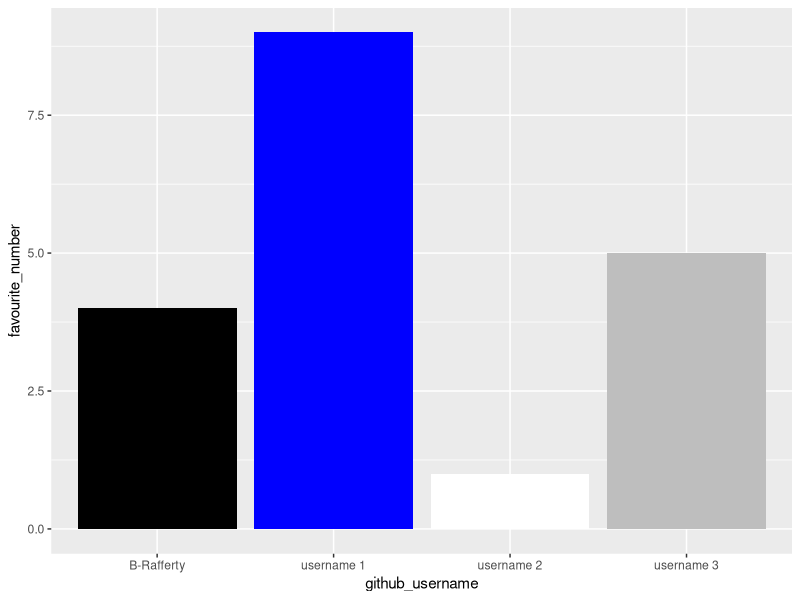
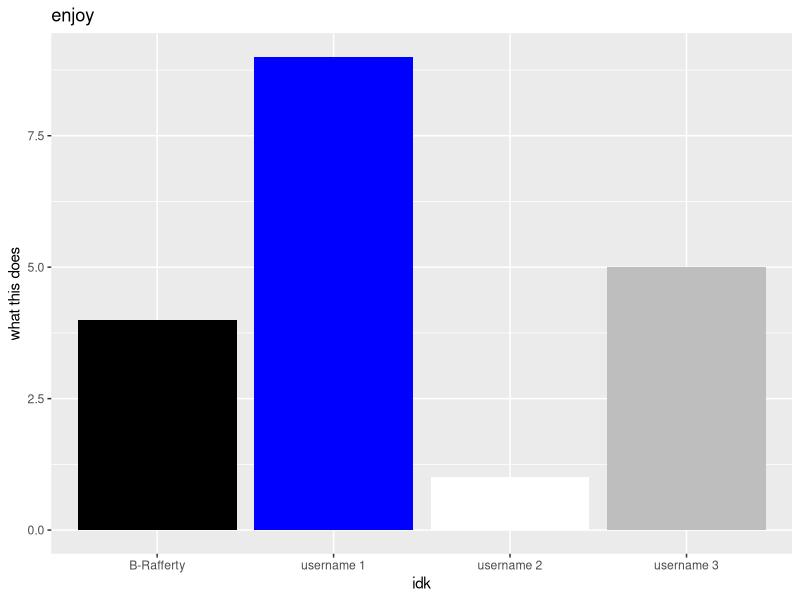
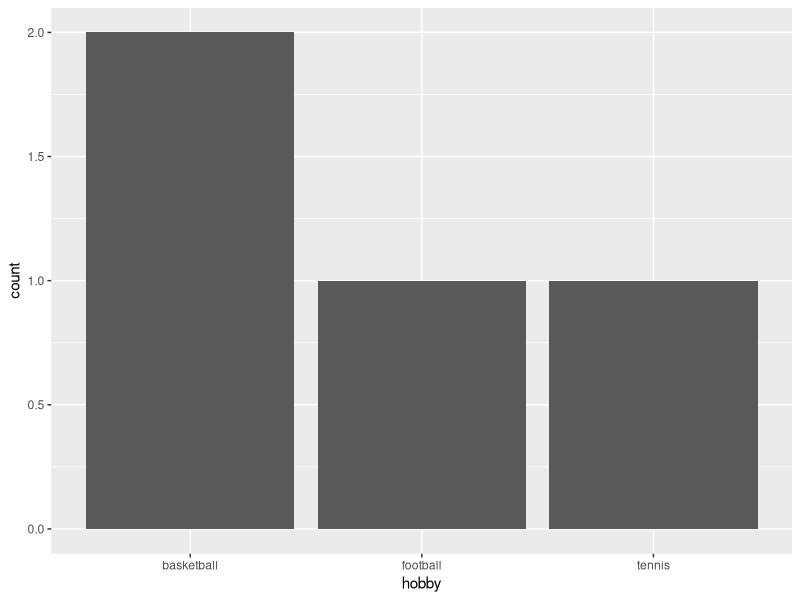

Generate these figures, in order, with R:
## ---- chunk 1
library(tidyverse) 
## ---- chunk 2
team_data <- tibble(
  name = c("Blair", "Mason", "Stepan", 
           "Lucas"),
  github_username = c("B-Rafferty", "username 1", "username 2", 
                      "username 3"), 
  colour = c("black", "blue", "white", 
             "grey"),
  hobby = c("basketball", "football", "tennis", 
            "basketball"),
  favourite_number = c(4, 9, 1, 5)
  )

team_data
## ---- chunk 3
p1 <- ggplot(data = team_data, 
             mapping = aes(x = github_username, 
                           y = favourite_number,
                           fill = colour), 
             ) +
   geom_col() +
   scale_fill_identity()
p1
## ---- chunk 4
p1 + labs(x = "idk", 
          y = "what this does",
          title = "enjoy")
## ---- chunk 5
p2 <- ggplot(team_data, aes(x = hobby)) +
  geom_bar()
p2
